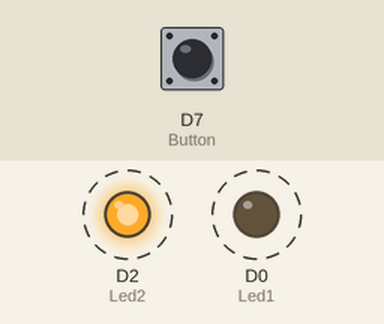
Simulated run of this sketch. Board: ESP8266 (NodeMCU). Parts: output pins drawn as LEDs (lit = HIGH). Dashed ring = blinking. Inputs (shaded band) come from the test bench; at power-on: D7 (Button) HIGH.

Above: at 2.8 s.
2.9 s: D7 (Button) pulled LOW for 3.2 s
Timing chart, 0 to 14.0 s (numbered marks = the images above; inputs shaded):
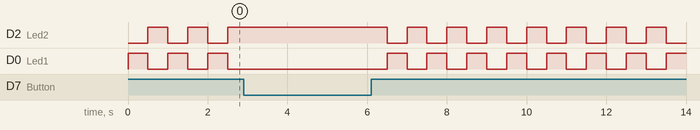

The sketch:

21-6-Traffic_Test.ino
```cpp
#define Button D7
#define Led1 D0
#define Led2 D2

void setup() {
  pinMode(Button, INPUT);
  pinMode(Led1, OUTPUT);
  pinMode(Led2, OUTPUT);
}

void loop() {
  int State = digitalRead(Button);
  if(!State){
    digitalWrite(Led2, 1);
    delay(500);
  }
  else{
    digitalWrite(Led1, 1);
    digitalWrite(Led2, 0);
    delay(500);
    digitalWrite(Led1, 0);
    digitalWrite(Led2, 1);
    delay(500);
  }
}
```
